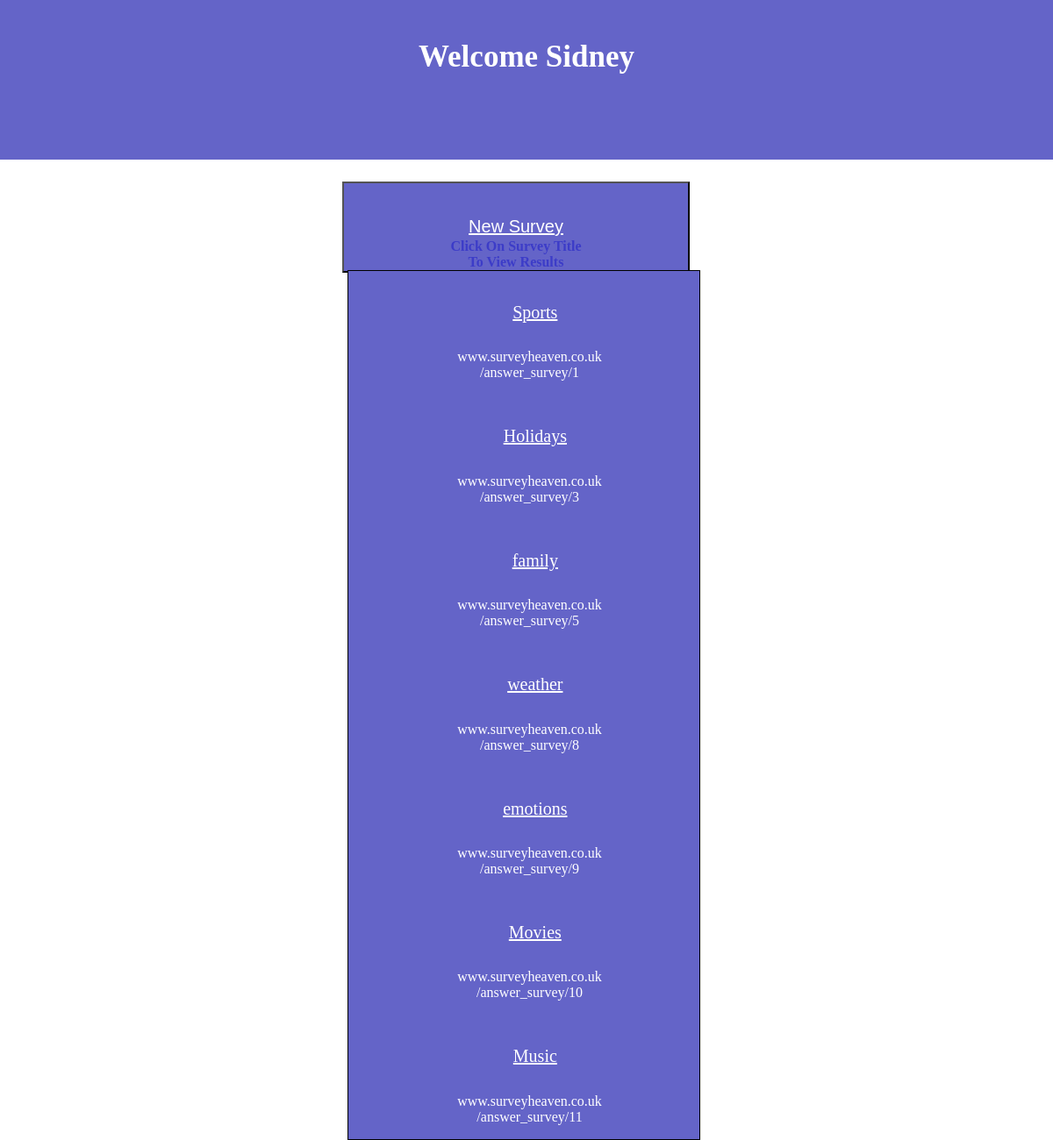
Screenshot of /user/101001111010011100100110111011001011111001 with the database file from the repository.
### website.py (models this page shows)
class Users(db.Model):
    id = db.Column(db.Integer, primary_key=True, unique=True, nullable=False)
    username = db.Column(db.String(100))
    password = db.Column(db.String(100))
    encrypted_username = db.Column(db.String(255))

class Surveys(db.Model):
    id = db.Column(db.Integer, primary_key=True, unique=True, nullable=False)
    username = db.Column(db.String(100))
    survey_name = db.Column(db.String(255))
    survey_type = db.Column(db.String(10))

### website.py (the view)
@app.route("/user/<encrypted_username>", methods=['POST', 'GET'])
def user_page(encrypted_username):
    user = db.session.execute(
        "SELECT * FROM users WHERE encrypted_username='" + encrypted_username + "';")
    for i in user:
        items = dict(i)
    encrypted_name = items['encrypted_username']
    username = items['username']
    create_survey_link = "/user/" + encrypted_name + "/create_survey/"
    users_surveys = db.session.execute(
        "SELECT id, survey_name FROM surveys WHERE username='" + username + "';"
    )
    surveys = []
    for survey_id, survey in users_surveys:
        survey_link = url_for("answer_survey", survey_id=survey_id)
        surveys.append([survey_link, survey])
    return render_template("userhome.html", user=user, username=username,
                           items=items, create_survey_link=create_survey_link, surveys=surveys,
                           encrypted_username=encrypted_name)

### templates/userhome.html (shortened to what this page needs)
<!DOCTYPE html5>
<html>
	<head>
		<link rel="stylesheet" media="screen and (min-width: 901px)" href="{{ url_for('static', filename='stylesheets/userhome2.css') }}">
		<link rel="stylesheet" media="screen and (max-width: 900px)" href="{{ url_for('static', filename='stylesheets/userhome.css') }}">
	</head>
	<body>
		<div id='welcomebox'>
			<h1 id='header'>
				Welcome {{username}}
			</h1>
		</div>
		{% block content %}
		<div id='createsurvey'>
			<h3><button name='createsurvey'><a href={{create_survey_link}}>New Survey</a></button></h3>
		</div>
		{% endblock %}
		<div>
			<h4 id='sub_header' >Click On Survey Title<br>To View Results</h4>
			<ul id='survey_list'>
				{% for survey in surveys %}
				<a href='/user/{{encrypted_username}}/survey_results/{{survey[1]}}'><ol id='{{survey[1]}}' class='survey_name'>{{survey[1]}}</ol></a>
				<div class='linktext'><p>www.surveyheaven.co.uk<br>{{survey[0]}}</p></div>
				{%endfor%}
			</ul>
		</div>
	</body>
</html>

### static/stylesheets/userhome2.css (style rules this page uses)
html { max-width: 100%; font-family: verdana; }
body { display: flex; justify-content: center; }
#welcomebox { display: flex; justify-content: center; text-align: center; position: absolute; width: 110%; height: 150px; margin-top: -3%; padding-top: 5%; border-bottom: 2px solid white; color: white; background-color: rgba(100, 100, 200, 1) }
#header { margin-top: 1%; font-size: 35; }
#createsurvey { position: absolute; margin-top: 15%; margin-left: -5%; height: 20%; width: 30%; }
button { width: 110%; height: 40%; background: rgba(100, 100, 200, 1); z-index: 51; }
a:visited, a:link { font-size: 20; color: white; }
#survey_list { position: absolute; text-align: center; margin: 25% 0% 0% -17%; background: rgba(100, 100, 200, 1); border: 1px solid black; width: 30%; }
ol { position: relative; padding: 10% 10% 4% 20%; width: 100%; margin-left: -22%; font-size: 20; }
#sub_header { position: absolute; width: 100%; margin: 22% 0% 0% -51%; color: rgba(60, 60, 200, 1); text-align: center; }
.linktext { color: white; margin-left: -7.5%; margin-top: -0%; z-index: 51; }

### static/stylesheets/userhome.css (style rules this page uses)
html { max-width: 100%; font-family: verdana; }
body { display: flex; justify-content: center; }
#welcomebox { display: flex; justify-content: center; text-align: center; position: absolute; width: 110%; height: 150px; margin-top: -3%; border-bottom: 2px solid white; color: white; background-color: rgba(100, 100, 200, 1) }
#header { margin-top: 15%; font-size: 22; }
#createsurvey { position: absolute; margin-top: 40%; margin-left: -5%; height: 20%; width: 30%; }
button { width: 110%; height: 40%; background: rgba(100, 100, 200, 1); z-index: 51; }
a:visited, a:link { font-size: 20; color: white; }
#survey_list { position: absolute; text-align: center; margin: 90% 0% 0% -30%; background: rgba(100, 100, 200, 1); border: 1px solid black; width: 50%; }
ol { position: relative; padding: 30% 10% 30% 20%; width: 100%; margin-left: -32%; font-size: 20; }
#sub_header { position: absolute; width: 100%; margin: 70% 0% 0% -20%; color: rgba(60, 60, 200, 1); }
.linktext { color: white; margin-left: -20%; margin-top: -0%; z-index: 51; }

### rows the page displays
Users: username "Sidney"
Surveys: survey_name "Sports", id "/answer_survey/1"
Surveys: survey_name "Holidays", id "/answer_survey/3"
Surveys: survey_name "family", id "/answer_survey/5"
Surveys: survey_name "weather", id "/answer_survey/8"
Surveys: survey_name "emotions", id "/answer_survey/9"
Surveys: survey_name "Movies", id "/answer_survey/10"
Surveys: survey_name "Music", id "/answer_survey/11"
